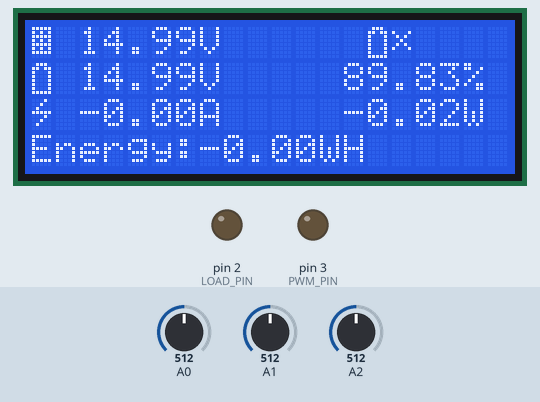
The sketch below on a simulated Arduino Uno, built with avr-gcc and run on an emulated ATmega328P. On the bench: 20×4 character LCD, output pins drawn as LEDs (lit = HIGH). Inputs (shaded band) come from the test bench; at power-on: A1 = 512, A0 = 512, A2 = 512. What the sketch prints to the serial monitor is not drawn.

Above: at 1.2 s.
1.3 s: A1 set to 491
At 3.9 s:
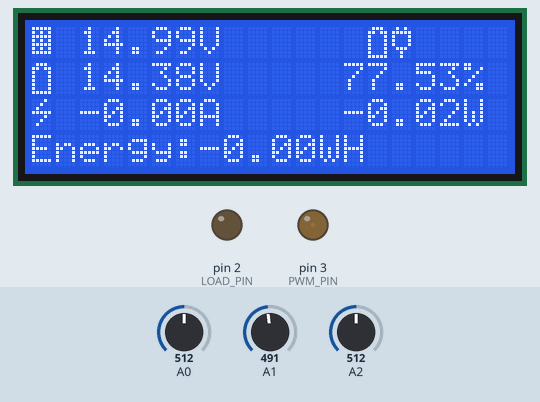
4.2 s: A0 set to 478
At 5.4 s:
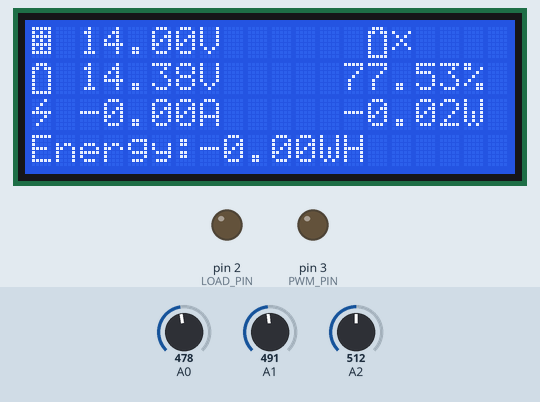
6.3 s: A2 set to 513
At 7.7 s:
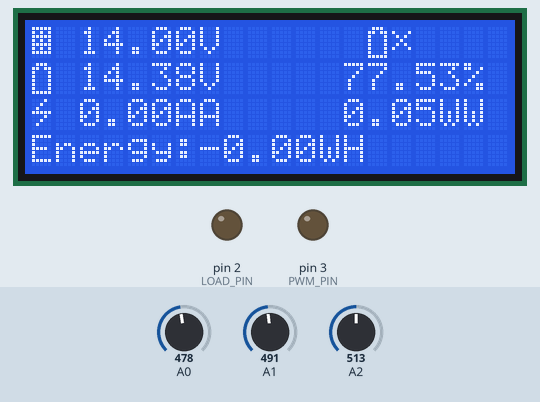
9.3 s: A1 set to 306
At 11.3 s:
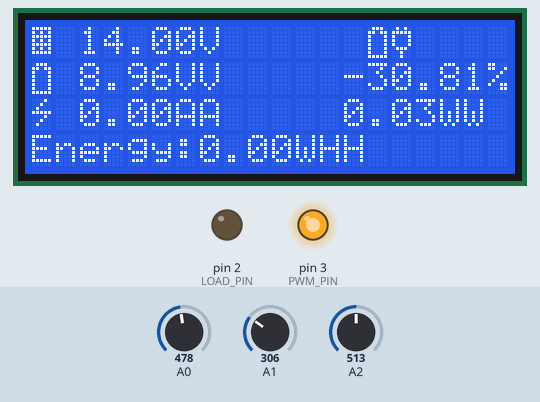
11.6 s: A2 set to 122
At 12.6 s:
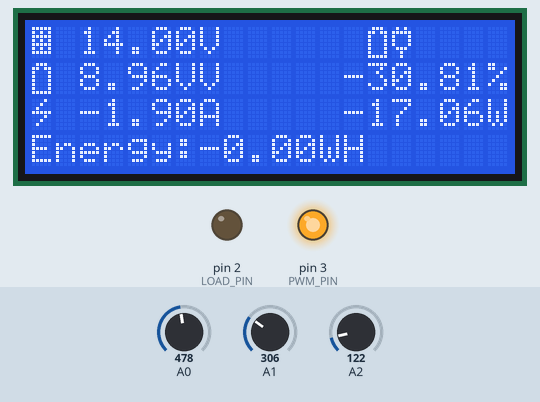
14.6 s: A0 set to 306
At 17.2 s:
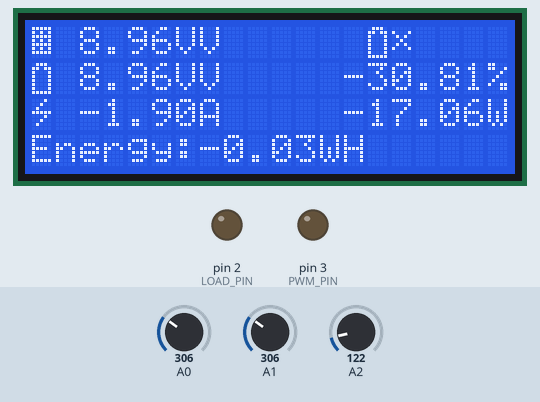
Timing chart, 0 to 18.6 s (numbered marks = the images above; inputs shaded):
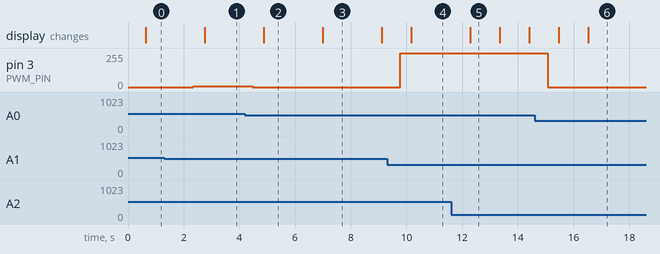

Measured:
- the behaviour switches between 492 and 491 on A1 (found by bisection; images 0 and 1)
- the behaviour switches between 492 and 491 on A0 (found by bisection; images 1 and 2)
- the behaviour switches between 512 and 513 on A2 (found by bisection; images 2 and 3)
- after the input at 1.3 s, pin 3 (PWM_PIN): 0/255 → 5/255 after 1.0 s; the display: changes after 1.5 s (image 1)
- after the input at 4.2 s, pin 3 (PWM_PIN): 5/255 → 0/255 after 0.28 s; the display: changes after 0.68 s (image 2)
- after the input at 6.3 s, the display: changes after 0.70 s (image 3)
- after the input at 9.3 s, pin 3 (PWM_PIN): 0/255 → 252/255 after 0.47 s; the display: changes after 0.87 s (image 4)
- after the input at 11.6 s, the display: changes after 0.69 s (image 5)
- after the input at 14.6 s, pin 3 (PWM_PIN): 252/255 → 0/255 after 0.47 s; the display: first changes after 0.87 s (image 6 shows a later state)

The sketch:

Controlador_Solar.ino
```cpp
#include <Wire.h>
#include <LiquidCrystal.h>
#define SOL_ADC A0     // Solar panel side voltage divider is connected to pin A0
#define BAT_ADC A1    // Battery side voltage divider is connected to pin A1
#define CURRENT_ADC A2  // ACS 712 current sensor is connected to pin A2
#define AVG_NUM 10    // number of iterations of the adc routine to average the adc readings
#define BAT_MIN 10.5  // minimum battery voltage for 12V system
#define BAT_MAX 15.0  // maximum battery voltage for 12V system
#define BULK_CH_SP 14.4 // bulk charge set point for sealed lead acid battery // flooded type set it to 14.6V
#define FLOAT_CH_SP 13.6  //float charge set point for lead acid battery
#define LVD 11.5          //Low voltage disconnect setting for a 12V system
#define PWM_PIN 3         // pin-3 is used to control the charging MOSFET //the default frequency is 490.20Hz
#define LOAD_PIN 2       // pin-2 is used to control the load

//--------------------------------------------------------------------------------------------------------------------------
///////////////////////DECLARATION OF ALL BIT MAP ARRAY FOR FONTS////////////////////////////////////////////////////////////////
//--------------------------------------------------------------------------------------------------------------------------

byte solar[8] = //icon for solar panel
{
  0b11111,0b10101,0b11111,0b10101,0b11111,0b10101,0b11111,0b00000
};
byte battery[8] =  //icon for battery
{
  0b01110,0b11011,0b10001,0b10001,0b10001,0b10001,0b10001,0b11111
};

byte energy[8] =  // icon for power
{
  0b00010,0b00100,0b01000,0b11111,0b00010,0b00100,0b01000,0b00000
};
/*byte alarm[8] =  // icon for alarm
{
 0b00000,0b00100,0b01110,0b01110,0b01110,0b11111,0b00000,0b00100
};*/

byte charge[8] = // icon for battery charge
{
  0b01010,0b11111,0b10001,0b10001,0b10001,0b01110,0b00100,0b00100,
};
byte not_charge[8]=
{
  0b00000,0b10001,0b01010,0b00100,0b01010,0b10001,0b00000,0b00000,
};


//--------------------------------------------------------------------------------------------------------------------------
///////////////////////DECLARATION OF ALL GLOBAL VARIABLES//////////////////////////////////////////////////////////////////
//--------------------------------------------------------------------------------------------------------------------------
float solar_volt=0;
float bat_volt=0;
float load_current=0;
float system_volt=0;
float bulk_charge_sp=0;
float float_charge_sp=0;
float charge_status=0;
float load_status=0;
float error=0;
float Ep=0;
int duty =0;
float lvd;
float msec=0;
float last_msec=0;
float elasped_msec=0;
float elasped_time=0;
float ampSecs = 0;
float ampHours=0;
float watts=0;
float wattSecs = 0;
float wattHours=0;
float B = 0;
float A=0;
float perct = 0;


LiquidCrystal lcd(12, 11, 7, 6, 5, 4);
//******************************************************* MAIN PROGRAM START ************************************************
void setup()
{

Serial.begin(9600);
pinMode(PWM_PIN,OUTPUT);
pinMode(LOAD_PIN,OUTPUT);
digitalWrite(PWM_PIN,LOW);  // default value of pwm duty cycle
digitalWrite(LOAD_PIN,LOW);  // default load state is OFF
lcd.begin(20,4);   // initialize the lcd for 16 chars 2 lines, turn on backlight
lcd.createChar(1,solar);
lcd.createChar(2, battery);
lcd.createChar(3, energy);
//lcd.createChar(4,alarm);
lcd.createChar(6,charge);
lcd.createChar(7,not_charge);
lcd.clear();
}

void loop()
{
 read_data();             // read different sensors data from analog pin of arduino
 system_voltage();        // detect the system voltage according to battery voltage
 setpoint();      // decide the charge set point according to system voltage
 charge_cycle();         // pwm charging of battery
 power();                // calculate the load power and energy
 load_control();         //control the load
 print_data();            // print in serial monitor
 lcd_display();           // lcd display
  delay(500);
 }

//************************************************************ PROGRAM END *************************************************


//------------------------------------------------------------------------------------------------------
////////////////// READS AND AVERAGES THE ANALOG INPUTS (SOLRAR VOLTAGE,BATTERY VOLTAGE)////////////////
//------------------------------------------------------------------------------------------------------
int read_adc(int adc_parameter)
{

  int sum = 0;
  int sample ;
  for (int i=0; i<AVG_NUM; i++)
  {                                        // loop through reading raw adc values AVG_NUM number of times
    sample = analogRead(adc_parameter);    // read the input pin
    sum += sample;                        // store sum for averaging
    delay(5);              // pauses for 50 microseconds
  }
  return(sum / AVG_NUM);                // divide sum by AVG_NUM to get average and return it
}
//-------------------------------------------------------------------------------------------------------------
////////////////////////////////////READ THE DATA//////////////////////////////////////////////////////////////
//-------------------------------------------------------------------------------------------------------------
 void read_data(void)
 {
    //5V = ADC value 1024 => 1 ADC value = (5/1024)Volt= 0.0048828Volt
    // Vout=Vin*R2/(R1+R2) => Vin = Vout*(R1+R2)/R2   R1=100 and R2=20
     solar_volt = (read_adc(SOL_ADC)*0.00488*(120/20));
     bat_volt   = (read_adc(BAT_ADC)*0.00488*(120/20));
     load_current = ((read_adc(CURRENT_ADC)*.0488 -25)/10);
     perct=((bat_volt-10.5)/(15.5-10.5))*100;

  }
  //------------------------------------------------------------------------------------------------------------
/////////////////////////////////POWER AND ENERGY CALCULATION //////////////////////////////////////////////
//------------------------------------------------------------------------------------------------------------
void power(void)

{
msec = millis();
elasped_msec = msec - last_msec; //Calculate how long has past since last call of this function
elasped_time = elasped_msec / 1000.0; // 1sec=1000 msec
watts = load_current * bat_volt; //Watts now
ampSecs = (load_current*elasped_time); //AmpSecs since last measurement
wattSecs = ampSecs * bat_volt; //WattSecs since last measurement
ampHours = ampHours + ampSecs/3600; // 1 hour=3600sec //Total ampHours since program started
wattHours = wattHours + wattSecs/3600; // 1 hour=3600sec //Total wattHours since program started
last_msec = msec; //Store 'now' for next time
}

//------------------------------------------------------------------------------------------------------------
/////////////////////////////////PRINT DATA IN SERIAL MONITOR/////////////////////////////////////////////////
//------------------------------------------------------------------------------------------------------------
  void print_data(void)
  {
    delay(100);
    B=read_adc(BAT_ADC);
    A=read_adc(BAT_ADC)*0.00488*(120/20);
    Serial.print(B);
    Serial.print(A);

    Serial.print("Solar Panel Voltage: ");
    Serial.print(solar_volt);
    Serial.println("V");
    Serial.print("Battery Voltage: ");
    Serial.print(bat_volt);
    Serial.println("V");
    Serial.print("Syestem Voltage: ");
    Serial.print(system_volt);
    Serial.println("V");
    Serial.print("Charge Set Point:");
    Serial.println(bulk_charge_sp);
    Serial.println("C");
    Serial.print("Load Current: ");
    Serial.print(load_current);
    Serial.println("A");
    Serial.print("Power: ");
    Serial.print(watts);
    Serial.println("W");
    Serial.print("Energy: ");
    Serial.print(wattHours);
    Serial.println("WH");
    Serial.print("Duty Cycle :");
    if (charge_status==1)
    {
    Serial.println("99%");
    Serial.println("BULK CHARGING");
    }
    else if (charge_status==2)
    {
    Serial.print(Ep);
    Serial.println("%");
    Serial.println("FLOAT CHARGING");
    }
    else
    {
    Serial.println("0%");
    Serial.println("NOT CHARGING");
    }
    if(load_status==1)
    {
     Serial.println("LOAD IS CONNECTED");
    }
    else
    {
     Serial.println("LOAD IS DISCONNECTED");
    }

    Serial.println("***************************");
 }
//----------------------------------------------------------------------------------------------------------------------
//////////////////////////////////SYSTEM VOLTAGE AUTO DETECT ///////////////////////////////////////////////////////////
//----------------------------------------------------------------------------------------------------------------------
void system_voltage(void)
{
  if ((bat_volt >BAT_MIN) && (bat_volt < BAT_MAX))
  {
     system_volt = 12;
  }
  /*
  else if  ((bat_volt > BAT_MIN*2 ) && (bat_volt < BAT_MAX*2))
  {
    system_volt=24;
  }*/
  else if ((bat_volt > BAT_MIN/2 ) && (bat_volt < BAT_MAX/2))
  {
    system_volt=6;
  }

}
//---------------------------------------------------------------------------------------------------------------------------
 ////////////////////////////////////CHARGE SET POINT ///////////////////////////////////////////////////////////////////////
//---------------------------------------------------------------------------------------------------------------------------

void setpoint(void)
{

  if(system_volt ==12)
  {
     bulk_charge_sp = BULK_CH_SP;
     float_charge_sp=FLOAT_CH_SP ;
     lvd =LVD;
  }

  else if(system_volt ==6)
  {
     bulk_charge_sp = (BULK_CH_SP/2) ;
     float_charge_sp= (FLOAT_CH_SP/2) ;
     lvd=LVD/2;
  }

}
//--------------------------------------------------------------------------------------------------------------------------------
 ///////////////////////////////////////////////////PWM CHARGE CYCLE @500 HZ //////////////////////////////////////////////////
 //-------------------------------------------------------------------------------------------------------------------------------
void charge_cycle(void)
{
  if (solar_volt > bat_volt && bat_volt <= bulk_charge_sp)
  {


   if (bat_volt <= float_charge_sp) // charging start
  {
     charge_status = 1; // indicate the charger is in BULK mode
     duty= 252.45;
     analogWrite(PWM_PIN,duty); // 99 % duty cycle // rapid charging


  }
  else if (bat_volt >float_charge_sp && bat_volt <= bulk_charge_sp)
  {
      charge_status = 2; // indicate the charger is in FLOAT mode
      error  = (bulk_charge_sp - bat_volt);      // duty cycle reduced when the battery voltage approaches the charge set point
      Ep= error *100 ; //Ep= error* Kp // Assume  Kp=100

      if(Ep < 0)
       {
        Ep=0;
        }
      else if(Ep>100)
        {
         Ep=100;
        }
      else if(Ep>0 && Ep <=100) // regulating
       {
         duty = (Ep*255)/100;
       }
       analogWrite(PWM_PIN,duty);
   }
 }
   else
   {
   charge_status=0;  // indicate the charger is OFF
   duty=0;
   analogWrite(PWM_PIN,duty);
   }
}
//----------------------------------------------------------------------------------------------------------------------
/////////////////////////////////////////////LOAD CONTROL/////////////////////////////////////////////////////
//----------------------------------------------------------------------------------------------------------------------

void load_control()
{
 if (solar_volt < 5  ) // load will on when night
{
  if(bat_volt >lvd)   // check if battery is healthy
  {
  load_status=1;
  digitalWrite(LOAD_PIN, HIGH); // load is ON
  }
  else if(bat_volt < lvd)
  {
    load_status=0;
   digitalWrite(LOAD_PIN, LOW); //load is OFF
  }
 }
 else // load will off during day
 {
   load_status=0;
   digitalWrite(LOAD_PIN, LOW);
 }
}


//-------------------------------------------------------------------------------------------------
//////////////////////////LED INDICATION////////////////////////////////////
//-------------------------------------------------------------------------------------------------
void led_indication(void)
{
  battery_led();           //Battery status led indication
}

//----------------------------------------------------------------------------------------------------------------------
/////////////////////////////////////////////BATTERY LED INDICATION/////////////////////////////////////////////////////
//----------------------------------------------------------------------------------------------------------------------
void battery_led(void)
{

   if( (bat_volt > system_volt) && ( bat_volt <bulk_charge_sp))
  {
 // battery voltage is healthy
  }
  else if(bat_volt >= bulk_charge_sp)
  {
//battery is fully charged
  }
   else if(bat_volt < system_volt)
  {
 // battery voltage low
  }
}

//------------------------------------------------------------------------------------------------------
//////////////////////// LCD DISPLAY///////////////////////////////////////////////////////////
//------------------------------------------------------------------------------------------------------
void lcd_display()
{
 lcd.setCursor(0, 0);
 lcd.write(1);
 lcd.setCursor(2, 0);
 lcd.print(solar_volt);
 lcd.print("V");
 lcd.setCursor(13, 1);
 lcd.print(perct);
 lcd.print("%");


 lcd.setCursor(0,1);
 lcd.write(2);
 lcd.setCursor(2, 1);
 lcd.print(bat_volt);
 lcd.print("V");
 lcd.setCursor(14, 0);
 lcd.write(2);
 if((charge_status==1) | (charge_status== 2))
 {
 lcd.write(6);
 }
 else
 {
 lcd.write(7);
 }
 lcd.setCursor(0,2);
 lcd.write(3);
 lcd.setCursor(2,2);
 lcd.print(load_current);
 lcd.print("A");
 lcd.setCursor(13,2);
 lcd.print(watts);
 lcd.print("W");
 lcd.setCursor(0,3);
 lcd.print("Energy:");
 lcd.print(wattHours);
 lcd.print("WH");


}
```
